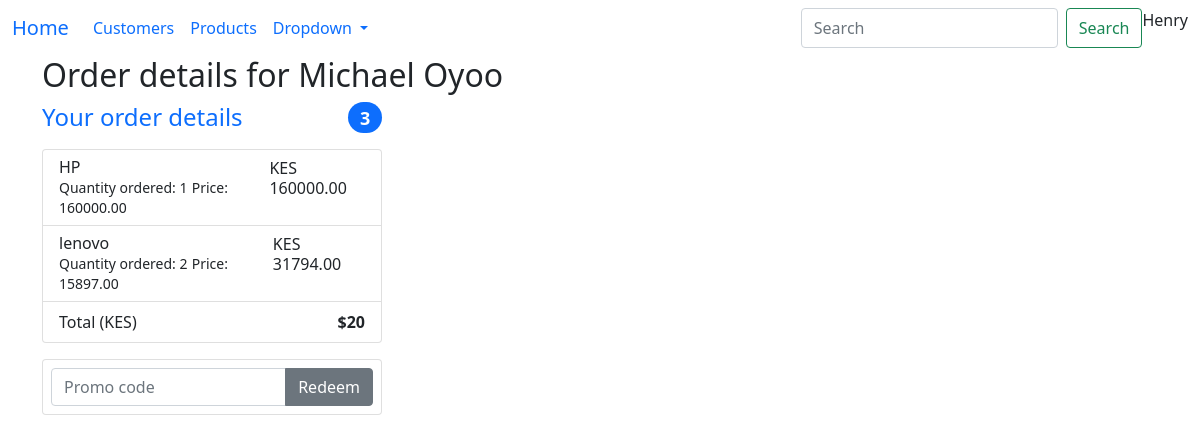
Page /order_details/3 (signed in) on the committed database.
### sales/models.py (models this page shows, shortened)
class Order(models.Model):
    customer = models.ForeignKey(Customer, on_delete=models.CASCADE)
    order_date = models.DateField()
    paid = models.BooleanField(default=False)
    delivered = models.BooleanField(default=False)

class Customer(models.Model):
    first_name = models.CharField(max_length=20)
    last_name = models.CharField(max_length=20)
    email = models.EmailField()
    phone = models.CharField(max_length=12)
    user = models.ForeignKey(User, on_delete=models.CASCADE)
    password = models.CharField(max_length=20)
    def __str__(self):
        return f'{self.first_name}'

class OrderDetail(models.Model):
    order = models.ForeignKey(Order, on_delete=models.CASCADE)
    product = models.ForeignKey(Product, on_delete=models.CASCADE)
    quantity = models.IntegerField()
    amount = models.DecimalField(decimal_places=2, max_digits=9)

class Product(models.Model):
    name = models.CharField(max_length=100)
    price = models.DecimalField(decimal_places=2, max_digits=9)
    in_stock = models.IntegerField()

### sales/views.py (the view)
# urls.py: path('order_details/<int:order_id>', order_details, name='order_details'),
@login_required
def order_details(request, order_id):
    selected_order = Order.objects.get(id=order_id)
    order_details = OrderDetail.objects.filter(order=selected_order)
    for detail in order_details:
        detail.amount = detail.quantity * detail.product.price
    context = {
        'order': selected_order,
        'order_details': order_details
    }
    return render(request, 'order_details.html', context)

### sales/templates/order_details.html
{% extends 'base.html' %} {% block main %}
<h2>Order details for {{order.customer}}</h2>
<div class="row g-5">
    <div class="col-md-5 col-lg-4 order-md-last">
        <h4 class="d-flex justify-content-between align-items-center mb-3">
            <span class="text-primary">Your order details</span>
            <span class="badge bg-primary rounded-pill">3</span>
        </h4>
        <ul class="list-group mb-3">
            {% for detail in order_details %}
            <li class="list-group-item d-flex justify-content-between lh-sm">
                <div>
                    <h6 class="my-0">{{detail.product.name}}</h6>
                    <small class="text-body-secondary"
                        >Quantity ordered: {{detail.quantity}}</small
                    >
                    <small class="text-body-secondary"
                        >Price: {{detail.product.price}}</small
                    >
                </div>
                <span class="text-body-secondary">KES {{detail.amount}}</span>
            </li>
            {% endfor %}
            <li class="list-group-item d-flex justify-content-between">
                <span>Total (KES)</span>
                <strong>$20</strong>
            </li>
        </ul>
        <form class="card p-2">
            <div class="input-group">
                <input
                    type="text"
                    class="form-control"
                    placeholder="Promo code"
                />
                <button type="submit" class="btn btn-secondary">Redeem</button>
            </div>
        </form>
    </div>
</div>
{% endblock %}

### sales/templates/base.html (shortened to what this page needs)
<!DOCTYPE html>
<html lang="en">
<head>
    <link href="https://cdn.jsdelivr.net/npm/bootstrap@5.0.2/dist/css/bootstrap.min.css" rel="stylesheet">
</head>
<body>
<nav class="navbar navbar-expand-lg bg-body-tertiary">
  <div class="container-fluid">
    <a class="navbar-brand" href="/">Home</a>
    <div class="collapse navbar-collapse" id="navbarSupportedContent">
      <ul class="navbar-nav me-auto mb-2 mb-lg-0">
        <li class="nav-item">
          <a class="nav-link active" aria-current="page" href="/customers">Customers</a>
        </li>
        <li class="nav-item">
          <a class="nav-link" href="/products">Products</a>
        </li>
        <li class="nav-item dropdown">
          <a class="nav-link dropdown-toggle" href="#" role="button" data-bs-toggle="dropdown" aria-expanded="false">
            Dropdown
          </a>
        </li>
        <li class="nav-item">
          <a class="nav-link disabled" aria-disabled="true"></a>
        </li>
      </ul>
      <form class="d-flex" role="search">
        <input class="form-control me-2" type="search" placeholder="Search" aria-label="Search">
        <button class="btn btn-outline-success" type="submit">Search</button>
        <div class="d-flex" m1>{% if user.is_authenticated%}
        <p> {{user.first_name}} </p>
        {% else %}
        <a href="login_page" class=" btn btn-success">Login</a>
        {% endif %}
        </div>
      </form>
    </div>
  </div>
</nav>
<div class="container">
  {% block main %} {% endblock %}
</div>
</body>
</html>

### rows in the picture
Order: customer "Michael Oyoo"
OrderDetail: product.name "HP", quantity "1", product.price "160000.00", amount "160000.00"
OrderDetail: product.name "lenovo", quantity "2", product.price "15897.00", amount "31794.00"

### other values in the picture
{{ user.first_name }} "Henry"
